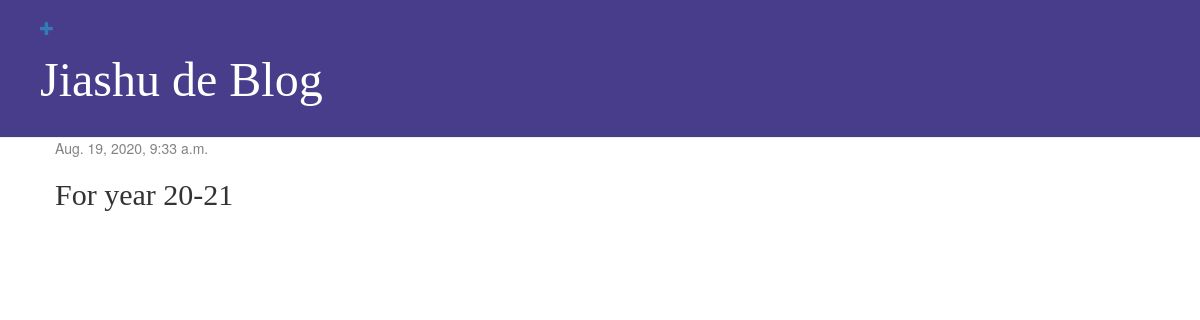
The app's page /post/9/ (signed in), older data.
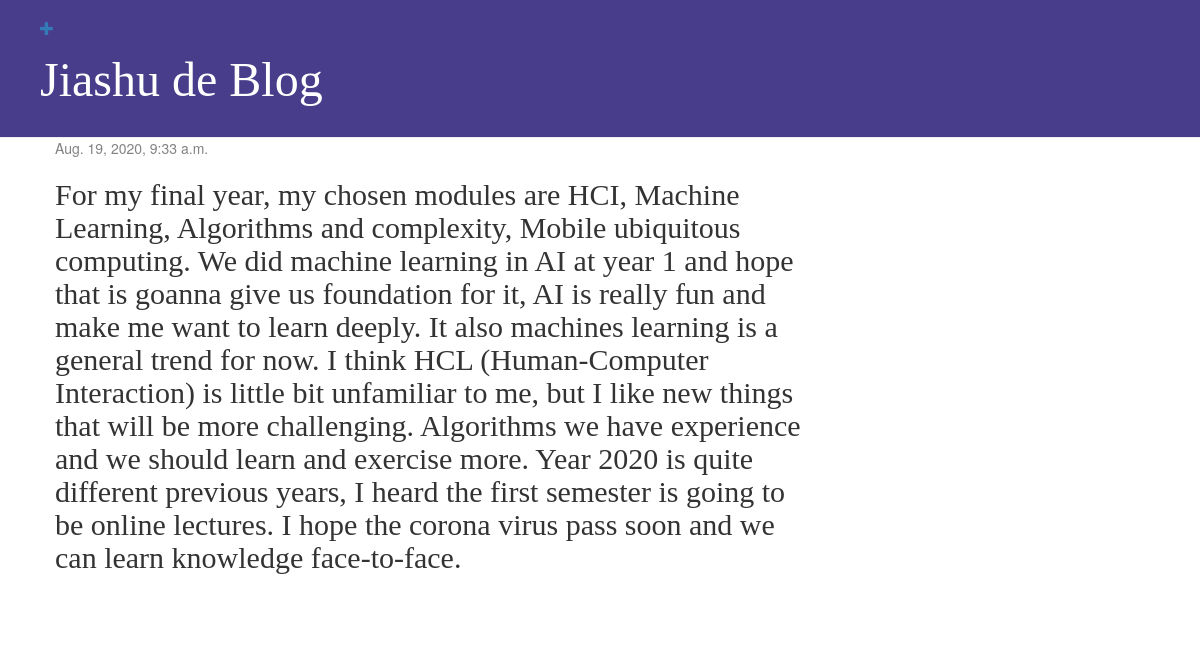
The same page, newer data.
### blog/models.py (models this page shows, shortened)
class Post(models.Model):
    author = models.ForeignKey(settings.AUTH_USER_MODEL, on_delete=models.CASCADE)
    title = models.CharField(max_length=200)
    text = models.TextField()
    created_date = models.DateTimeField(default=timezone.now)
    published_date = models.DateTimeField(blank=True, null=True)

### blog/views.py (the view)
# urls.py: path('post/<int:pk>/', views.post_detail, name='post_detail'),
def post_detail(request, pk):
    post = get_object_or_404(Post, pk=pk)
    return render(request, 'blog/post_detail.html', {'post':post})

### blog/templates/blog/post_detail.html (shortened to what this page needs)
{% extends 'blog/base.html' %}
{% block content %}
        <div class="post">
            {% if post.published_date %}
                <div class="date">
                    {{ post.published_date }}
                </div>
            {% endif %}
            <h2><{{ post.title }}</h2>
            <p>{{ post.text|linebreaksbr }}</p>
        </div>
{% endblock %}

Row changes from the older to the newer data that the page shows:
changed Post: text "For year 20-21" → "For my final year, my chosen modules are HCI, Machine Learning, Algorithms and complexity, Mobile ubiquitous computing. We did machine learning in AI at year 1 and hope that is goanna give us foundation for it, AI is really fun and make me want to learn deeply. It also machines learning is a general trend for now. I think HCL (Human-Computer Interaction) is little bit unfamiliar to me, but I like new things that will be more challenging. Algorithms we have experience and we should learn and exercise more. Year 2020 is quite different previous years, I heard the first semester is going to be online lectures. I hope the corona virus pass soon and we can learn knowledge face-to-face."
